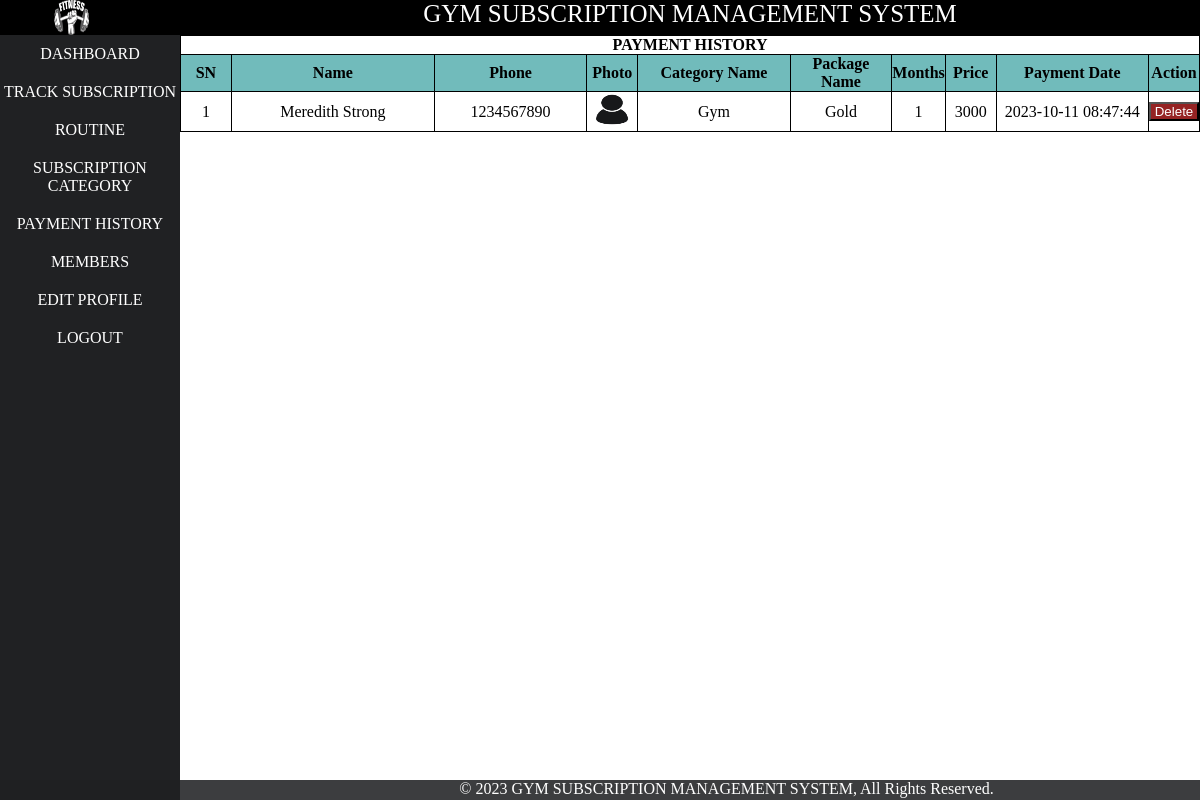
/admin/payment_history.php (signed in), run on an earlier commit of the app's database.
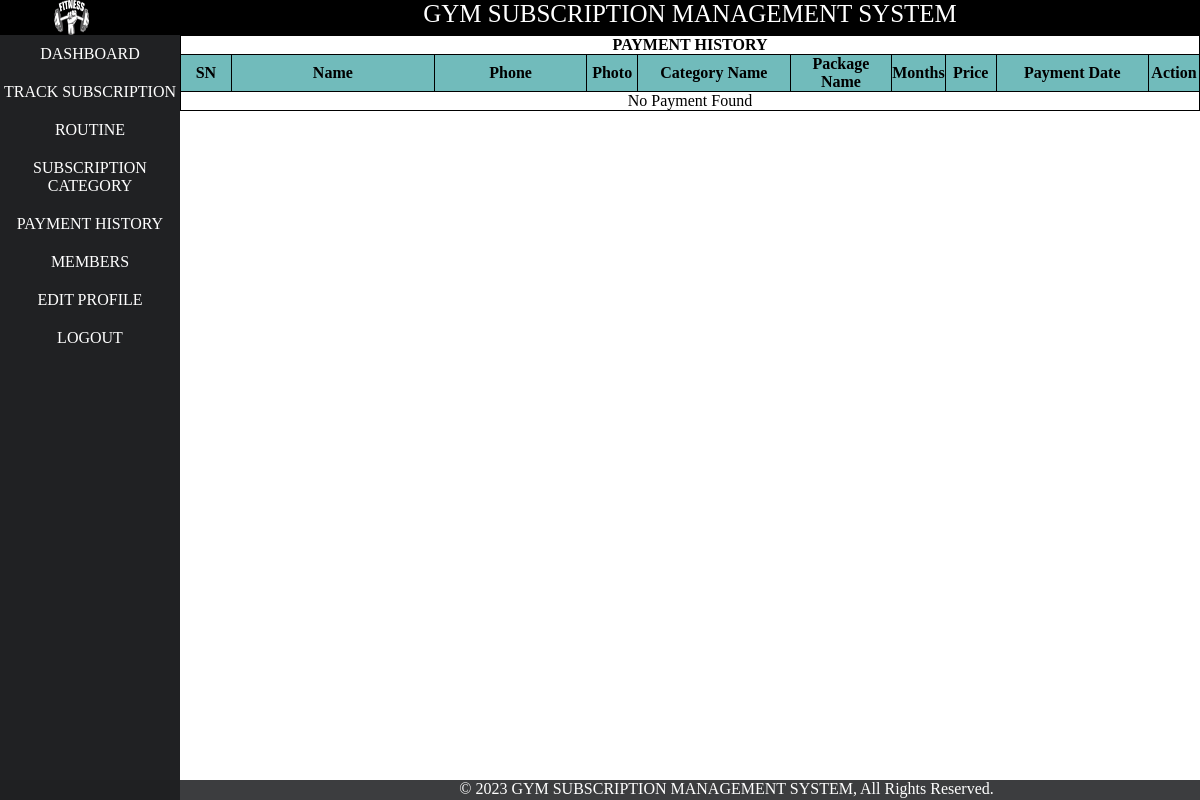
And on a later commit of the database.
### tables this page shows
CREATE TABLE `payment` (
  `pid` int(11) NOT NULL,
  `mid` int(11) NOT NULL,
  `cname` varchar(100) NOT NULL,
  `package_name` varchar(100) NOT NULL,
  `duration` int(11) NOT NULL,
  `price` int(11) NOT NULL,
  `date` datetime NOT NULL DEFAULT current_timestamp()
);

CREATE TABLE `member` (
  `mid` int(11) NOT NULL,
  `name` varchar(21) NOT NULL,
  `phone` bigint(10) NOT NULL,
  `email` varchar(31) NOT NULL,
  `password` varchar(255) NOT NULL,
  `status` varchar(500) NOT NULL DEFAULT 'offline',
  `date` datetime NOT NULL DEFAULT current_timestamp(),
  `image` varchar(1100) DEFAULT 'defaultuser.jpg',
  `m_otp` varchar(225) NOT NULL,
  `m_opt_expire_time` datetime NOT NULL
);

### admin/payment_history.php (the view, shortened to what this page needs)
<?php
include('layout/header.php');
include('layout/left.php');
?>
<div id="right">
    <link rel="stylesheet" href="../css/tableDecorate.css">
    <table class="payment_table center" border="1px">
        <tr>
            <th colspan="10">
                PAYMENT HISTORY
            </th>
        </tr>
        <tr>
            <th width="5%">SN</th>
            <th width="20%">Name</th>
            <th width="15%">Phone</th>
            <th width="5%">Photo</th>
            <th width="15%">Category Name</th>
            <th width="10%">Package Name</th>
            <th width="5%">Months</th>
            <th width="5%">Price</th>
            <th width="15%">Payment Date</th>
            <th width="5%">Action</th>
        </tr>
        <?php
        $conn = new mysqli("localhost", "root", "", "gsms");
        $sql = "SELECT member.mid, member.image, member.phone, member.name, payment.cname, payment.package_name, payment.pid, payment.duration, payment.price, payment.date
                FROM member
                INNER JOIN payment ON payment.mid = member.mid
                ORDER BY payment.date DESC;";
        $r = $conn->query($sql);
        $i = 0;
        if ($r->num_rows > 0) {
            while ($row = $r->fetch_assoc()) {
                $p_id = $row['pid'];
                $image = $row['image'];
                $phone = $row['phone'];
                $name = $row['name'];
                $cname = $row['cname'];
                $package_name = $row['package_name'];
                $duration = $row['duration'];
                $price = $row['price'];
                $date = $row['date'];
                $i++;
                echo "
                    <tr>
                        <td>$i</td>
                        <td>$name</td>
                        <td>$phone</td>
                        <td><img src='../img/$image' alt=' '></td>
                        <td>$cname</td>
                        <td>$package_name</td>
                        <td>$duration</td>
                        <td>$price</td>
                        <td>$date</td>
                        <td>
                            <form action='payment_history.php' method='post'>
                                <input type='hidden' name='p_id' value='$p_id'>
                                <input type='submit' name='pay_delete' id='pay_delete' value='Delete'>
                            </form>
                        </td>
                    </tr>
                ";
            }
        } else {
            echo "
                <tr>
                    <td colspan='10'>No Payment Found</td>
                </tr>
            ";
        }
        ?>
    </table>
</div>
<?php
include('layout/footer.php');
?>

### admin/layout/header.php (shortened to what this page needs)
<!DOCTYPE html>
<html lang="en">
<head>
        <link rel="stylesheet" href="../css/style.css">
        <link rel="stylesheet" href="../css/membershiplist.css">
        <link rel="stylesheet" href="../css/routine.css">
        <link rel="stylesheet" href="../css/sweetalert.css">
</head>
<body>
    <div id="header">
    <div id="logo">
           <a href="dashboard.php"> <img src="../../../project/img/logo.png" alt="" ></a>
        </div>
        <div id="banner" class="center"> GYM SUBSCRIPTION MANAGEMENT SYSTEM</div>
    </div>
    <div id="main">

### admin/layout/left.php
<div id="left" class="center">
<ol>
<li><a href="dashboard.php">DASHBOARD</a></li>
<li><a href="membersubscription.php">TRACK SUBSCRIPTION</a></li>
<li><a href="routinelist.php">ROUTINE </a></li>
<li><a href="category.php">SUBSCRIPTION CATEGORY</a></li>
<li><a href="payment_history.php">PAYMENT HISTORY</a></li>
<li><a href="memberlist.php">MEMBERS</a></li>
<li><a href="adminprofile.php">EDIT PROFILE</a></li>
<li><a href="alogout.php">LOGOUT</a></li>
</ol>
</div>

### admin/layout/footer.php
</div>
    <div id="footer" class="center">
        <div>
            &copy; 2023 GYM SUBSCRIPTION MANAGEMENT SYSTEM, All Rights Reserved.
        </div>
    </div>
</body>
</html>

### css/style.css (style rules this page uses)
* { margin: 0px; padding: 0px; }
a { text-decoration: none; }
.center { text-align: center; }
#header { width: 100%; height: 35px; position: fixed; background-color: #000000; z-index: 99; }
#logo { width: 15%; height: 100%; float: left; }
#logo img { height: 35px; padding-left: 30%; }
#banner { color: white; width: 85%; height: 100%; float: left; font-size: 25px; }
#main { padding-top: 35px; margin: auto; width: 100%; height: 100%; background-color: rgb(115, 115, 115); }
#left { text-align: center; position: fixed; width: 15%; height: 100%; background-color: #202123; float: left; }
#left ol li a { padding-top: 10px; padding-bottom: 10px; color: rgb(255, 255, 255); display: block; text-decoration: none; }
#right { text-align: justify; color: rgb(255, 250, 250); width: 85%; background-color: #292b2e; float: right; }
#footer { color: white; position: fixed; bottom: 0; left: 0; float: right; width: 100%; height: 20px; background-color: #202123de; }
#footer div { margin-left: 253px; }
.payment_table { width: 100%; background-color: white; text-align: center; color: black; border: 1px black solid; border-collapse: collapse; }

### css/tableDecorate.css (style rules this page uses)
tr:nth-child(even) { background-color: #D6EEEE; }
tr:nth-child(1) { background-color: #ffffff; }
tr:nth-child(2) { background-color: #71bbbb; }

### admin/payment_history.php (style rules this page uses)
img { height: 35px; width: 35px; }
#pay_delete { width: 100%; background-color: #952323; color: white; }

What changed in the data, as far as the page shows it:
removed payment: mid.name "Meredith Strong", mid.phone "1234567890", mid.image (placeholder picture), cname "Gym", package_name "Gold", duration "1", price "3000", date "2023-10-11 08:47:44"
Also different on the page:
text now shown: "No Payment Found"
